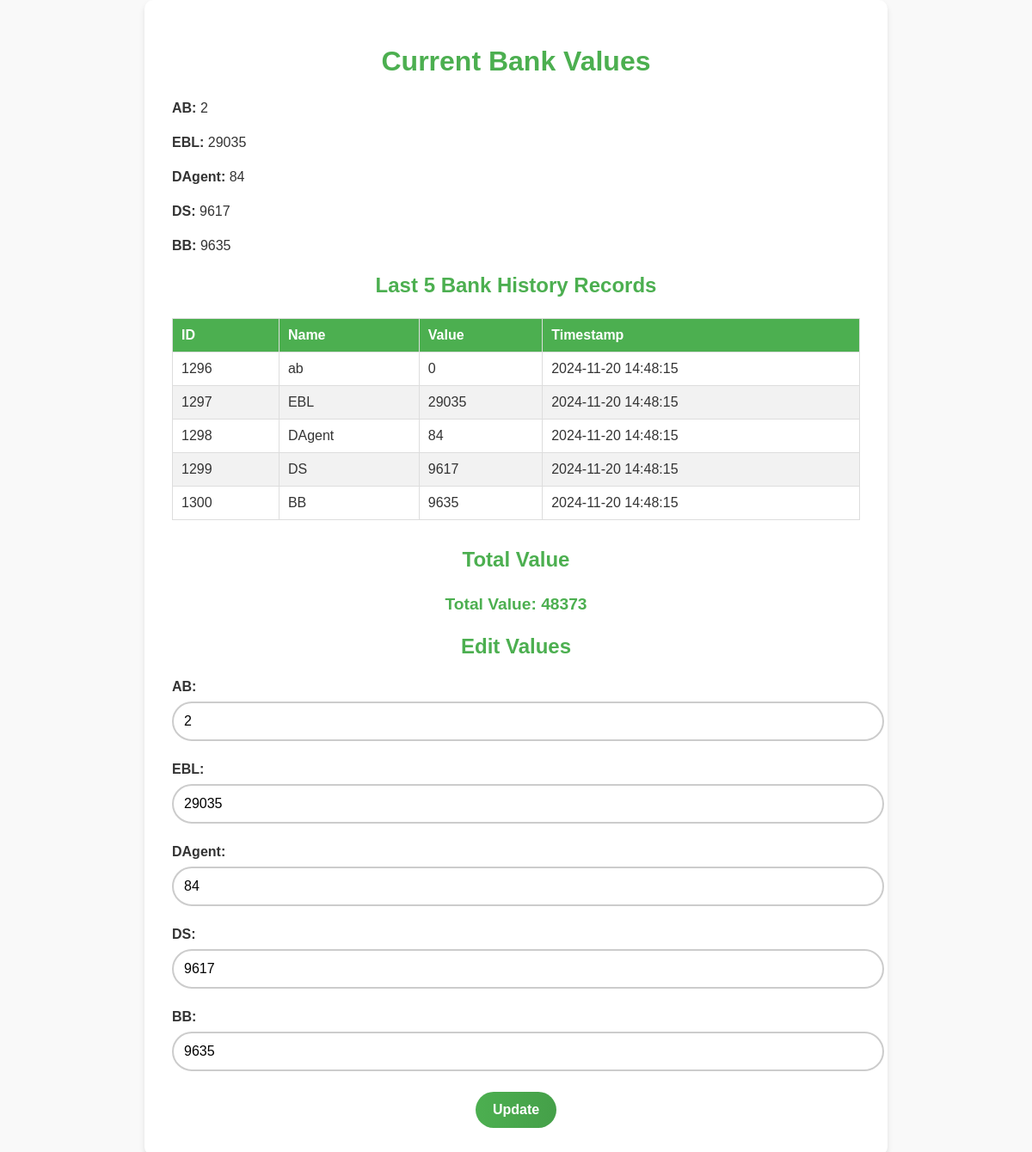
Page /index.php (signed in) on the committed database.
### tables this page shows
CREATE TABLE `mybank_history` (
  `id` int NOT NULL,
  `name` varchar(50) NOT NULL,
  `value` varchar(255) NOT NULL,
  `timestamp` timestamp NULL DEFAULT CURRENT_TIMESTAMP
);

### index.php (the view, shortened to what this page needs)
<?php
$host = 'localhost';
$username = 'etisparl_bank';
$password = 'etisparl_bank';
$database = 'etisparl_bank';
$conn = new mysqli($host, $username, $password, $database);
$names = ['AB', 'EBL', 'DAgent', 'DS', 'BB'];
$currentValues = array();
foreach ($names as $name) {
    $sql = "SELECT value FROM mybank WHERE name = '$name'";
    $result = $conn->query($sql);
    if ($result->num_rows > 0) {
        $row = $result->fetch_assoc();
        $currentValues[$name] = $row['value'];
    } else {
        $currentValues[$name] = "No data found";
    }
}
$sqlHistory = "SELECT * FROM mybank_history ORDER BY timestamp DESC LIMIT 5";
$resultHistory = $conn->query($sqlHistory);
$history = array();
while ($row = $resultHistory->fetch_assoc()) {
    $history[] = $row;
}
$totalValue = 0;
foreach ($currentValues as $name => $value) {
    $totalValue += is_numeric($value) ? floatval($value) : 0;
}
?>
<!DOCTYPE html>
<html lang="en">
<head>
    <link rel="stylesheet" href="styles.css">
</head>
<body>
<div class="container">
    <h1>Current Bank Values</h1>
    <?php foreach ($currentValues as $name => $value): ?>
        <p><strong><?php echo $name; ?>:</strong> <?php echo $value; ?></p>
    <?php endforeach; ?>
    <h2>Last 5 Bank History Records</h2>
    <table class="bank-table">
        <thead>
            <tr>
                <th>ID</th>
                <th>Name</th>
                <th>Value</th>
                <th>Timestamp</th>
            </tr>
        </thead>
        <tbody>
            <?php foreach ($history as $record): ?>
                <tr>
                    <td><?php echo $record['id']; ?></td>
                    <td><?php echo $record['name']; ?></td>
                    <td><?php echo $record['value']; ?></td>
                    <td><?php echo $record['timestamp']; ?></td>
                </tr>
            <?php endforeach; ?>
        </tbody>
    </table>
    <h2>Total Value</h2>
    <p class="total-value"><strong>Total Value:</strong> <?php echo $totalValue; ?></p>
    <h2>Edit Values</h2>
    <form method="post" action="update.php" class="edit-form">
        <?php foreach ($currentValues as $name => $value): ?>
            <div class="form-group">
                <label for="<?php echo $name; ?>"><?php echo $name; ?>:</label>
                <input type="text" name="<?php echo $name; ?>" id="<?php echo $name; ?>" value="<?php echo $value; ?>" required>
            </div>
        <?php endforeach; ?>
        <input type="submit" value="Update" class="submit-btn">
    </form>
</div>
</body>
</html>

### styles.css (style rules this page uses)
body { font-family: Arial, sans-serif; background-color: #f9f9f9; color: #333; margin: 0; padding: 0; display: flex; justify-content: center; align-items: center; min-height: 100vh; }
.container { background: #fff; padding: 2rem; border-radius: 10px; box-shadow: 0 4px 6px rgba(0, 0, 0, 0.1); max-width: 800px; width: 100%; }
h1, h2 { text-align: center; color: #4CAF50; margin-bottom: 1.5rem; }
p { font-size: 1rem; line-height: 1.5; }
.total-value { font-size: 1.2rem; font-weight: bold; text-align: center; color: #4CAF50; margin: 1rem 0; }
.bank-table { width: 100%; border-collapse: collapse; margin-bottom: 2rem; }
.bank-table th, .bank-table td { border: 1px solid #ddd; padding: 10px; text-align: left; }
.bank-table th { background-color: #4CAF50; color: #fff; font-weight: bold; }
.bank-table tr:nth-child(even) { background-color: #f2f2f2; }
.edit-form { display: flex; flex-direction: column; }
.form-group { margin-bottom: 1.5rem; }
.form-group label { font-weight: bold; margin-bottom: 0.5rem; display: block; }
.form-group input { padding: 12px; width: 100%; border: 2px solid #ccc; border-radius: 25px; font-size: 1rem; outline: none; transition: border-color 0.3s ease, box-shadow 0.3s ease; }
.submit-btn { padding: 12px 20px; background: linear-gradient(90deg, #4CAF50, #45a049); color: #fff; border: none; border-radius: 25px; font-size: 1rem; font-weight: bold; cursor: pointer; transition: background 0.3s ease, transform 0.2s ease; align-self: center; }

### rows in the picture
mybank_history: id "1296", name "ab", value "0", timestamp "2024-11-20 14:48:15"
mybank_history: id "1297", name "EBL", value "29035", timestamp "2024-11-20 14:48:15"
mybank_history: id "1298", name "DAgent", value "84", timestamp "2024-11-20 14:48:15"
mybank_history: id "1299", name "DS", value "9617", timestamp "2024-11-20 14:48:15"
mybank_history: id "1300", name "BB", value "9635", timestamp "2024-11-20 14:48:15"

### other values in the picture
$name "AB"
$value "2"
$name "EBL"
$value "29035"
$name "DAgent"
$value "84"
$name "DS"
$value "9617"
$name "BB"
$value "9635"
$totalValue "48373"
